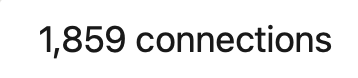
#> input picture templates/connectioncount.png, 358 x 78 px; its folder holds only this picture in this run
$ python evaluate.py
#> lines starting #> are read from the running program, lines starting #| are printed output that depends on the picture; after the words box and inside, x2 and y2 are one past the last pixel; in counts of white or black regions, pixels touching at a corner belong together
### template_matcher.py
from pathlib import Path
from datetime import datetime

import cv2
import numpy as np


# [20 lines left out: function getTemplateHintSentence, not called in this run]


def runTemplateMatcherWithMultiScale(screenshotRgbImage, templatesDirectoryPath="templates", matchThresholdValue=0.45, maxResultsCount=4, annotatedOutputDirectoryPath="cv_milestone_outputs", scaleValues=None):
    # this is the scale mismatch fix: test each template at multiple sizes and keep best hit.
    if scaleValues is None:
        scaleValues = [0.5, 0.6, 0.7, 0.8, 0.9, 1.0, 1.1]

    screenshotGrayImage = cv2.cvtColor(screenshotRgbImage, cv2.COLOR_RGB2GRAY)
    screenshotHeight, screenshotWidth = screenshotGrayImage.shape[:2]
    templateImagePaths = sorted(Path(templatesDirectoryPath).glob("*.png"))
    if not templateImagePaths:
        return "no template files found", None, []

    bestMatchRows = []
    for templateImagePath in templateImagePaths:
        templateGrayImageOriginal = cv2.imread(str(templateImagePath), cv2.IMREAD_GRAYSCALE)
        if templateGrayImageOriginal is None:
            continue

        templateName = templateImagePath.stem
        bestScoreValue = -1.0
        bestLocation = (0, 0)
        bestScaleValue = 1.0
        bestWidth = 0
        bestHeight = 0

        for scaleValue in scaleValues:
            scaledWidth = int(round(templateGrayImageOriginal.shape[1] * scaleValue))
            scaledHeight = int(round(templateGrayImageOriginal.shape[0] * scaleValue))
            if scaledWidth < 3 or scaledHeight < 3:
                continue
            if scaledWidth > screenshotWidth or scaledHeight > screenshotHeight:
                continue

            scaledTemplateGrayImage = cv2.resize(templateGrayImageOriginal, (scaledWidth, scaledHeight), interpolation=cv2.INTER_AREA if scaleValue < 1.0 else cv2.INTER_LINEAR)
            matchResponseMap = cv2.matchTemplate(screenshotGrayImage, scaledTemplateGrayImage, cv2.TM_CCOEFF_NORMED)
            _ignoredMinValue, maxScoreValue, _ignoredMinLocation, maxScoreLocation = cv2.minMaxLoc(matchResponseMap)
            if maxScoreValue > bestScoreValue:
                bestScoreValue = float(maxScoreValue)
                bestLocation = (int(maxScoreLocation[0]), int(maxScoreLocation[1]))
                bestScaleValue = float(scaleValue)
                bestWidth = int(scaledWidth)
                bestHeight = int(scaledHeight)

        if bestScoreValue >= matchThresholdValue:
            centerPositionX = bestLocation[0] + bestWidth // 2
            centerPositionY = bestLocation[1] + bestHeight // 2
            bestMatchRows.append({
                "template_name": templateName,
                "confidence_score": bestScoreValue,
                "x": bestLocation[0],
                "y": bestLocation[1],
                "width": bestWidth,
                "height": bestHeight,
                "center_x": centerPositionX,
                "center_y": centerPositionY,
                "scale": bestScaleValue,
            })

    if not bestMatchRows:
        return "no confident template matches", None, []

    bestMatchRows.sort(key=lambda matchRow: matchRow["confidence_score"], reverse=True)
    bestMatchRows = keepOnlyHighestBarTemplate(bestMatchRows)
    topMatchRows = selectNonOverlappingMatches(bestMatchRows, maxResultsCount=maxResultsCount, iouThresholdValue=0.35)

    summaryText = " | ".join(
        f"name={matchRow['template_name']}, "
        f"confidence={matchRow['confidence_score']:.2f}, "
        f"x={matchRow['x']}, y={matchRow['y']}, "
        f"width={matchRow['width']}, height={matchRow['height']}, "
        f"center_x={matchRow['center_x']}, center_y={matchRow['center_y']}, "
        f"scale={matchRow['scale']:.2f}"
        for matchRow in topMatchRows
    )

    annotatedOutputPathObject = Path(annotatedOutputDirectoryPath)
    annotatedOutputPathObject.mkdir(exist_ok=True)
    annotatedFilePath = annotatedOutputPathObject / f"template_matches_{datetime.now().strftime('%Y%m%d_%H%M%S')}.png"

    annotatedBgrImage = cv2.cvtColor(screenshotRgbImage.copy(), cv2.COLOR_RGB2BGR)
    for matchRow in topMatchRows:
        topLeftX = matchRow["x"]
        topLeftY = matchRow["y"]
        bottomRightX = topLeftX + matchRow["width"]
        bottomRightY = topLeftY + matchRow["height"]
        cv2.rectangle(annotatedBgrImage, (topLeftX, topLeftY), (bottomRightX, bottomRightY), (0, 255, 0), 2)
        cv2.circle(annotatedBgrImage, (matchRow["center_x"], matchRow["center_y"]), 4, (0, 255, 255), -1)
        cv2.putText(annotatedBgrImage, f"{matchRow['template_name']} {matchRow['confidence_score']:.2f} s={matchRow['scale']:.2f}", (topLeftX, max(18, topLeftY - 6)), cv2.FONT_HERSHEY_SIMPLEX, 0.5, (0, 255, 0), 1, cv2.LINE_AA)
    cv2.imwrite(str(annotatedFilePath), annotatedBgrImage)

    return summaryText, str(annotatedFilePath), topMatchRows


def computeIntersectionOverUnion(matchRowOne, matchRowTwo):
    rowOneLeft = matchRowOne["x"]
    rowOneTop = matchRowOne["y"]
    rowOneRight = rowOneLeft + matchRowOne["width"]
    rowOneBottom = rowOneTop + matchRowOne["height"]

    rowTwoLeft = matchRowTwo["x"]
    rowTwoTop = matchRowTwo["y"]
    rowTwoRight = rowTwoLeft + matchRowTwo["width"]
    rowTwoBottom = rowTwoTop + matchRowTwo["height"]

    intersectionLeft = max(rowOneLeft, rowTwoLeft)
    intersectionTop = max(rowOneTop, rowTwoTop)
    intersectionRight = min(rowOneRight, rowTwoRight)
    intersectionBottom = min(rowOneBottom, rowTwoBottom)

    intersectionWidth = max(0, intersectionRight - intersectionLeft)
    intersectionHeight = max(0, intersectionBottom - intersectionTop)
    intersectionArea = intersectionWidth * intersectionHeight
    if intersectionArea <= 0:
        return 0.0

    rowOneArea = max(1, matchRowOne["width"] * matchRowOne["height"])
    rowTwoArea = max(1, matchRowTwo["width"] * matchRowTwo["height"])
    unionArea = rowOneArea + rowTwoArea - intersectionArea
    if unionArea <= 0:
        return 0.0
    return float(intersectionArea / unionArea)


def selectNonOverlappingMatches(sortedMatchRows, maxResultsCount=4, iouThresholdValue=0.35):
    keptMatchRows = []
    for candidateMatchRow in sortedMatchRows:
        overlapsExistingRow = any(computeIntersectionOverUnion(candidateMatchRow, keptMatchRow) > iouThresholdValue for keptMatchRow in keptMatchRows)
        if not overlapsExistingRow:
            keptMatchRows.append(candidateMatchRow)
        if len(keptMatchRows) >= maxResultsCount:
            break
    return keptMatchRows


def keepOnlyHighestBarTemplate(sortedMatchRows):
    highestBarTemplateRow = None
    nonBarTemplateRows = []
    for matchRow in sortedMatchRows:
        templateName = matchRow["template_name"]
        if templateName.endswith("bar"):
            if highestBarTemplateRow is None:
                highestBarTemplateRow = matchRow
        else:
            nonBarTemplateRows.append(matchRow)

    if highestBarTemplateRow is None:
        return sortedMatchRows

    return [highestBarTemplateRow] + nonBarTemplateRows


def summarizeTemplateMatches(screenshotRgbImage, templatesDirectoryPath="templates", matchThresholdValue=0.55, maxResultsCount=3):
    summaryText, _, _ = runTemplateMatcherWithMultiScale(screenshotRgbImage=screenshotRgbImage, templatesDirectoryPath=templatesDirectoryPath, matchThresholdValue=matchThresholdValue, maxResultsCount=maxResultsCount)
    return summaryText


def summarize_template_matches(screenshot_rgb, templates_dir="templates", match_threshold=0.62, max_results=3):
    return summarizeTemplateMatches(screenshotRgbImage=screenshot_rgb, templatesDirectoryPath=templates_dir, matchThresholdValue=match_threshold, maxResultsCount=max_results)

### evaluate.py
import argparse
import json
import random
from pathlib import Path

import cv2
import numpy as np

from template_matcher import computeIntersectionOverUnion, runTemplateMatcherWithMultiScale


def loadLabeledDataset(labelsJsonPath, screenshotsDirectoryPath):
    labelsByImageName = json.loads(Path(labelsJsonPath).read_text())
    datasetSamples = []
    for imageName, groundTruthBoxes in labelsByImageName.items():
        imagePath = Path(screenshotsDirectoryPath) / imageName
        bgrImage = cv2.imread(str(imagePath))
        rgbImage = cv2.cvtColor(bgrImage, cv2.COLOR_BGR2RGB)
        datasetSamples.append({"name": imageName, "image": rgbImage, "ground_truth": groundTruthBoxes})
    return datasetSamples


def buildSyntheticDataset(templatesDirectoryPath, sampleCount, canvasWidth=1280, canvasHeight=800, randomSeed=131):
    randomGenerator = random.Random(randomSeed)
    templateImagePaths = sorted(Path(templatesDirectoryPath).glob("*.png"))
    datasetSamples = []

    for sampleIndex in range(sampleCount):
        canvasRgbImage = np.full((canvasHeight, canvasWidth, 3), 245, dtype=np.uint8)
        groundTruthBoxes = []
        chosenTemplatePaths = randomGenerator.sample(templateImagePaths, k=min(4, len(templateImagePaths)))

        for templateImagePath in chosenTemplatePaths:
            templateGrayImage = cv2.imread(str(templateImagePath), cv2.IMREAD_GRAYSCALE)
            templateHeight, templateWidth = templateGrayImage.shape[:2]
            if templateWidth >= canvasWidth or templateHeight >= canvasHeight:
                continue

            placementSucceeded = False
            for _attempt in range(40):
                positionX = randomGenerator.randint(0, canvasWidth - templateWidth)
                positionY = randomGenerator.randint(0, canvasHeight - templateHeight)
                candidateBox = {"x": positionX, "y": positionY, "width": templateWidth, "height": templateHeight}
                overlaps = any(computeIntersectionOverUnion(candidateBox, existingBox) > 0.0 for existingBox in groundTruthBoxes)
                if not overlaps:
                    placementSucceeded = True
                    break

            if not placementSucceeded:
                continue

            templateRgbPatch = cv2.cvtColor(templateGrayImage, cv2.COLOR_GRAY2RGB)
            canvasRgbImage[positionY:positionY + templateHeight, positionX:positionX + templateWidth] = templateRgbPatch
            groundTruthBoxes.append({
                "template_name": templateImagePath.stem,
                "x": positionX,
                "y": positionY,
                "width": templateWidth,
                "height": templateHeight,
            })

        datasetSamples.append({"name": f"synthetic_{sampleIndex:02d}.png", "image": canvasRgbImage, "ground_truth": groundTruthBoxes})

    return datasetSamples


def matchPredictionsToGroundTruth(predictedBoxes, groundTruthBoxes, iouThresholdValue):
    sortedPredictions = sorted(predictedBoxes, key=lambda boxRow: boxRow["confidence_score"], reverse=True)
    usedGroundTruthIndices = set()
    matchedPairs = []
    falsePositiveCount = 0

    for predictedBox in sortedPredictions:
        bestIouValue = 0.0
        bestGroundTruthIndex = -1
        for groundTruthIndex, groundTruthBox in enumerate(groundTruthBoxes):
            if groundTruthIndex in usedGroundTruthIndices:
                continue
            iouValue = computeIntersectionOverUnion(predictedBox, groundTruthBox)
            if iouValue > bestIouValue:
                bestIouValue = iouValue
                bestGroundTruthIndex = groundTruthIndex

        if bestGroundTruthIndex >= 0 and bestIouValue >= iouThresholdValue:
            usedGroundTruthIndices.add(bestGroundTruthIndex)
            matchedPairs.append({"prediction": predictedBox, "ground_truth": groundTruthBoxes[bestGroundTruthIndex], "iou": bestIouValue})
        else:
            falsePositiveCount += 1

    falseNegativeCount = len(groundTruthBoxes) - len(matchedPairs)
    return matchedPairs, falsePositiveCount, falseNegativeCount


def isClickPointInsideBox(predictedBox, groundTruthBox):
    insideX = groundTruthBox["x"] <= predictedBox["center_x"] <= groundTruthBox["x"] + groundTruthBox["width"]
    insideY = groundTruthBox["y"] <= predictedBox["center_y"] <= groundTruthBox["y"] + groundTruthBox["height"]
    return insideX and insideY


def runEvaluation(datasetSamples, matchThresholdValue, iouThresholdValue, outputDirectoryPath):
    Path(outputDirectoryPath).mkdir(parents=True, exist_ok=True)
    totalTruePositives = 0
    totalFalsePositives = 0
    totalFalseNegatives = 0
    matchedIouValues = []
    clickInsideCount = 0

    for datasetSample in datasetSamples:
        _summaryText, _annotatedPath, predictedBoxes = runTemplateMatcherWithMultiScale(
            screenshotRgbImage=datasetSample["image"],
            templatesDirectoryPath="templates",
            matchThresholdValue=matchThresholdValue,
            maxResultsCount=10,
            annotatedOutputDirectoryPath=outputDirectoryPath,
        )
        matchedPairs, falsePositiveCount, falseNegativeCount = matchPredictionsToGroundTruth(predictedBoxes, datasetSample["ground_truth"], iouThresholdValue)

        totalTruePositives += len(matchedPairs)
        totalFalsePositives += falsePositiveCount
        totalFalseNegatives += falseNegativeCount
        for matchedPair in matchedPairs:
            matchedIouValues.append(matchedPair["iou"])
            if isClickPointInsideBox(matchedPair["prediction"], matchedPair["ground_truth"]):
                clickInsideCount += 1

        print(f"  {datasetSample['name']}: gt={len(datasetSample['ground_truth'])} pred={len(predictedBoxes)} tp={len(matchedPairs)} fp={falsePositiveCount} fn={falseNegativeCount}")

    precisionValue = totalTruePositives / (totalTruePositives + totalFalsePositives) if (totalTruePositives + totalFalsePositives) else 0.0
    recallValue = totalTruePositives / (totalTruePositives + totalFalseNegatives) if (totalTruePositives + totalFalseNegatives) else 0.0
    f1Value = (2 * precisionValue * recallValue / (precisionValue + recallValue)) if (precisionValue + recallValue) else 0.0
    meanIouValue = float(np.mean(matchedIouValues)) if matchedIouValues else 0.0
    clickAccuracyValue = clickInsideCount / totalTruePositives if totalTruePositives else 0.0

    print("\n=== Evaluation summary ===")
    print(f"IoU threshold:        {iouThresholdValue}")
    print(f"True positives:       {totalTruePositives}")
    print(f"False positives:      {totalFalsePositives}")
    print(f"False negatives:      {totalFalseNegatives}")
    print(f"Precision:            {precisionValue:.3f}")
    print(f"Recall:               {recallValue:.3f}")
    print(f"F1 score:             {f1Value:.3f}")
    print(f"Mean IoU (matched):   {meanIouValue:.3f}")
    print(f"Click-inside-target:  {clickAccuracyValue:.3f}")


def main():
    argumentParser = argparse.ArgumentParser(description="Evaluate the template-matching UI detector against labeled boxes.")
    argumentParser.add_argument("--synthetic", type=int, default=0, help="Generate N synthetic labeled screenshots from templates and evaluate on them.")
    argumentParser.add_argument("--labels", type=str, default=None, help="Path to labels.json for real labeled screenshots.")
    argumentParser.add_argument("--screenshots", type=str, default="eval/screenshots", help="Directory of labeled screenshots.")
    argumentParser.add_argument("--match-threshold", type=float, default=0.45)
    argumentParser.add_argument("--iou-threshold", type=float, default=0.5)
    argumentParser.add_argument("--outputs", type=str, default="eval/outputs")
    parsedArguments = argumentParser.parse_args()

    if parsedArguments.labels:
        datasetSamples = loadLabeledDataset(parsedArguments.labels, parsedArguments.screenshots)
        print(f"Loaded {len(datasetSamples)} labeled screenshots from {parsedArguments.screenshots}")
    else:
        sampleCount = parsedArguments.synthetic if parsedArguments.synthetic > 0 else 5
        datasetSamples = buildSyntheticDataset("templates", sampleCount)
#> in buildSyntheticDataset, `canvasRgbImage[positionY:positionY + templateHeight, positionX:positio..`:
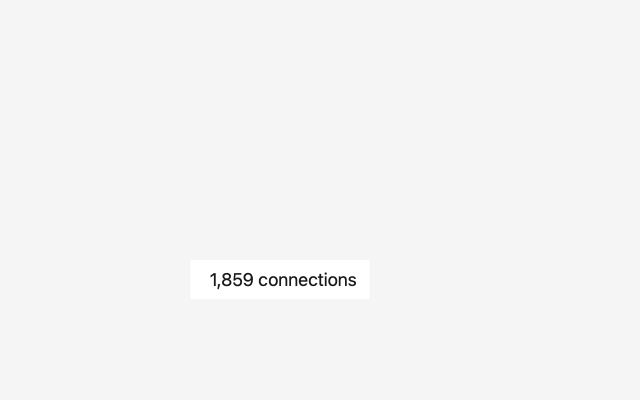
#> canvasRgbImage: shape (800, 1280, 3) (shown at 1/2 size); min 25, max 255, mean 244.7
        print(f"Built {len(datasetSamples)} synthetic labeled screenshots from templates/")

    runEvaluation(datasetSamples, parsedArguments.match_threshold, parsedArguments.iou_threshold, parsedArguments.outputs)
#> the loop in runTemplateMatcherWithMultiScale, `for scaleValue in scaleValues:` made 7 passes
#> (maxScoreValue, bestScoreValue, bestLocation) on passes 1 to 6: (0.251, 0.251, (462, 585)), (0.297, 0.297, (513, 539)), (0.323, 0.323, (497, 535)), (0.343, 0.343, (392, 527)), (0.43, 0.43, (390, 524)), (1, 1, (381, 520))
#> (maxScoreValue, maxScoreLocation) on pass 7: (0.455, (373, 516))
#> pass 1, in runTemplateMatcherWithMultiScale, `scaledTemplateGrayImage = cv2.resize(templateGrayImageOriginal, (scale..`:
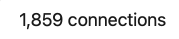
#> scaledTemplateGrayImage: shape (39, 179); min 25, max 255, mean 234
#> pass 1, in runTemplateMatcherWithMultiScale, `matchResponseMap = cv2.matchTemplate(screenshotGrayImage, scaledTempla..`:
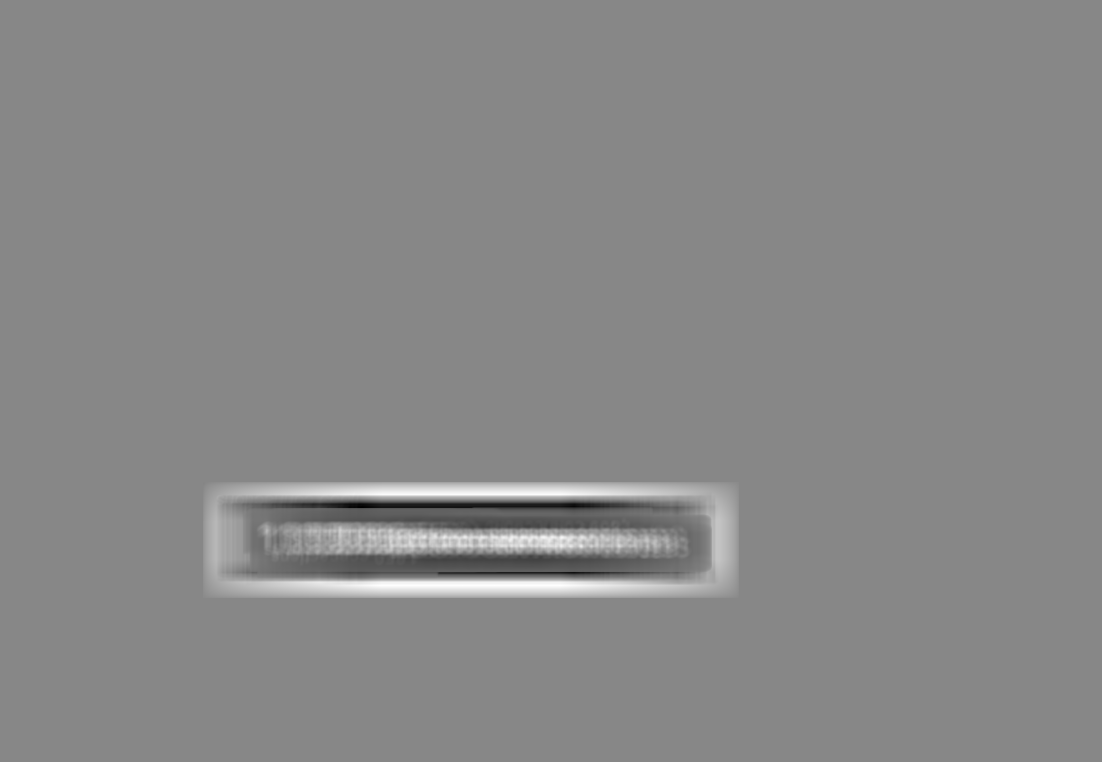
#> matchResponseMap: shape (762, 1102) float32; min -0.287, max 0.251, mean 0.00156; drawn with min black and max white
#> pass 2, in runTemplateMatcherWithMultiScale, `scaledTemplateGrayImage = cv2.resize(templateGrayImageOriginal, (scale..`:
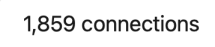
#> scaledTemplateGrayImage: shape (47, 215); min 25, max 255, mean 234
#> pass 2, in runTemplateMatcherWithMultiScale, `matchResponseMap = cv2.matchTemplate(screenshotGrayImage, scaledTempla..`:
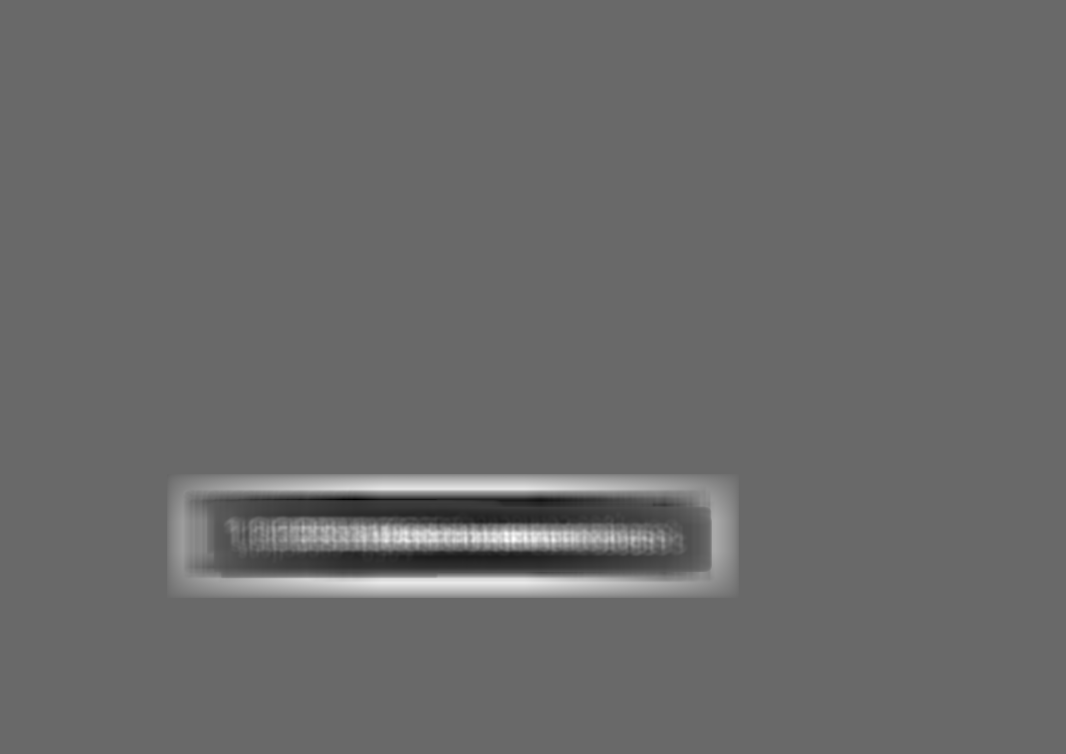
#> matchResponseMap: shape (754, 1066) float32; min -0.209, max 0.297, mean 0.00277; drawn with min black and max white
#> after the loop in runTemplateMatcherWithMultiScale, `for scaleValue in scaleValues:`:
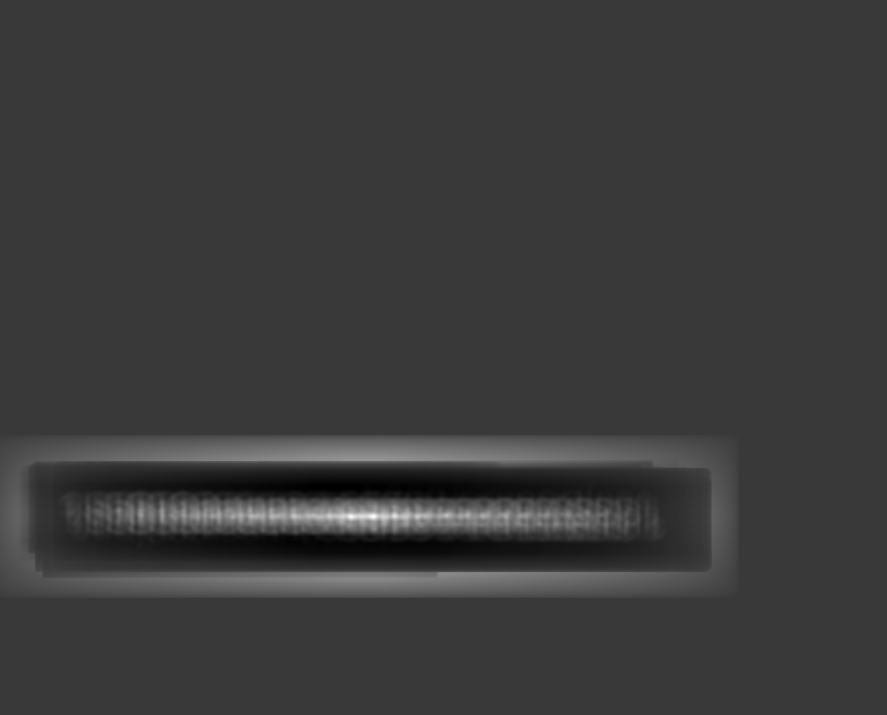
#> matchResponseMap: shape (715, 887) float32; min -0.132, max 0.455, mean 0.00521; drawn with min black and max white
#> after the loop in runTemplateMatcherWithMultiScale, `for scaleValue in scaleValues:`: bestHeight = 78; bestScaleValue = 1; bestWidth = 358
#> in runTemplateMatcherWithMultiScale, `centerPositionX = bestLocation[0] + bestWidth // 2`: centerPositionX = 560
#> in runTemplateMatcherWithMultiScale, `centerPositionY = bestLocation[1] + bestHeight // 2`: centerPositionY = 559
#> the loop in keepOnlyHighestBarTemplate, `for matchRow in sortedMatchRows:` made 1 pass
#> templateName on pass 1: 'connectioncount'
#> after the loop in keepOnlyHighestBarTemplate, `for matchRow in sortedMatchRows:`: nonBarTemplateRows = 1 item
#> the loop in selectNonOverlappingMatches, `for candidateMatchRow in sortedMatchRows:` made 1 pass
#> the loop in runTemplateMatcherWithMultiScale, `for matchRow in topMatchRows:` made 1 pass
#> (topLeftX, topLeftY, bottomRightX, bottomRightY) on pass 1: (381, 520, 739, 598)
#> after the loop in runTemplateMatcherWithMultiScale, `for matchRow in topMatchRows:`:
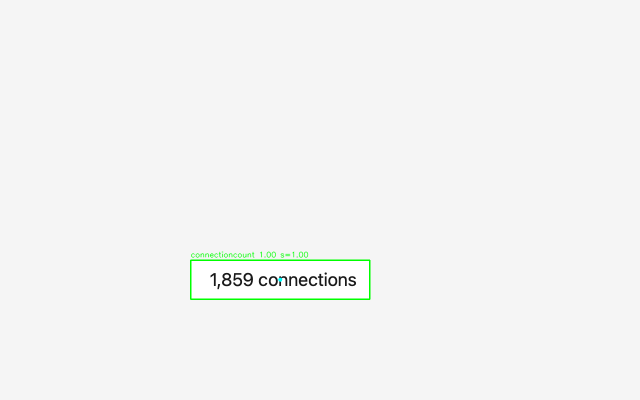
#> annotatedBgrImage: shape (800, 1280, 3) (shown at 1/2 size); 0.4% of pixels changed, all inside (x1, y1, x2, y2) = (380, 502, 741, 600)


if __name__ == "__main__":
    main()
